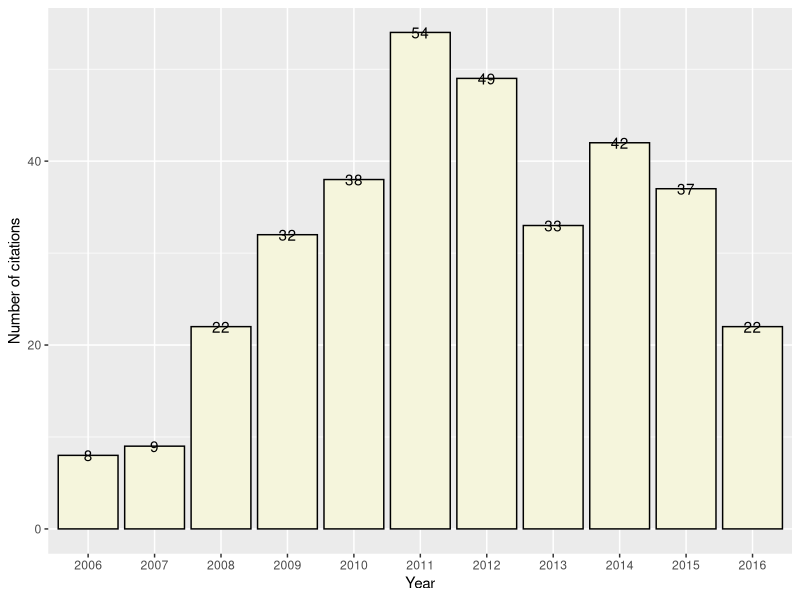

Source code (R):
library(ggplot2)
library(reshape2)
x <- read.csv('pubcounts.csv', header=TRUE)
ggplot(x, aes(x=as.factor(year),y=cdk2))+
  geom_bar(stat='identity', fill='beige', colour='black', position='dodge')+
  geom_text(aes(label=cdk2,x=as.factor(year),y=cdk2),
            position = position_dodge(width=1))+
  xlab("Year")+ylab("Number of citations")
